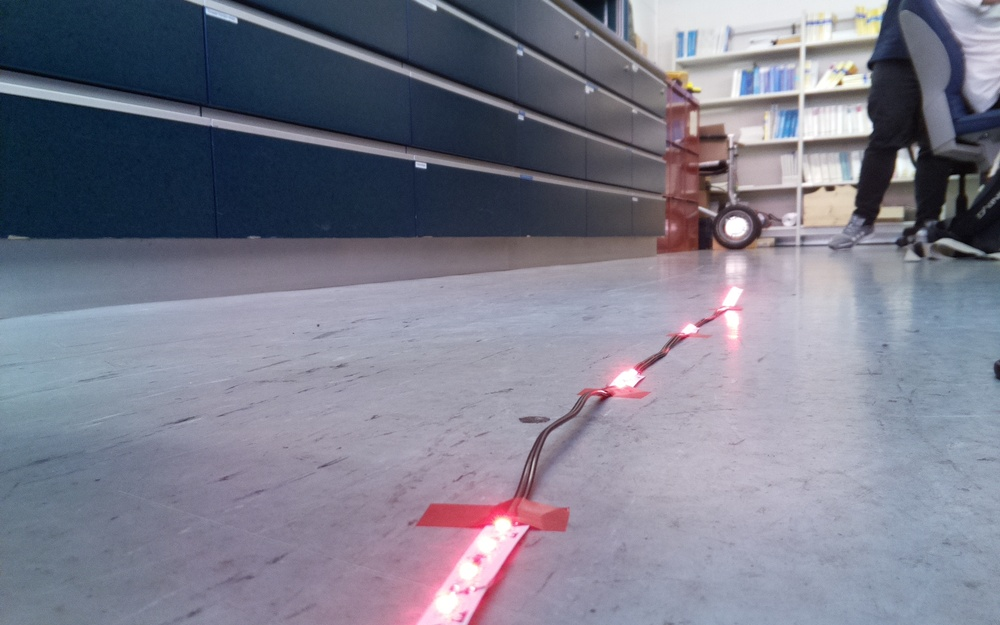
#> input picture Code/line.jpg, 1000 x 625 px, shrunk from 1680 x 1050 before the run
$ python 'sliding window.py'   (Python 2 division)
#> lines starting #> are read from the running program, lines starting #| are printed output that depends on the picture; long printed decimals are rounded
import numpy as np
import cv2

img = cv2.imread("line.jpg", cv2.IMREAD_COLOR)
#> img is the input picture: shape (625, 1000, 3); mean B, G, R 140.5, 124.8, 124.1
imgRGB = cv2.cvtColor(img,cv2.COLOR_BGR2RGB)

scale=3
y_len,x_len,_=img.shape
#> y_len = 625; x_len = 1000

mean_values=[]
for y in range(scale):
    for x in range(scale):
        cropped_image=img[(y*y_len)/scale:((y+1)*y_len)/scale,
                            (x*x_len)/scale:((x+1)*x_len)/scale]

        mean_val,std_dev=cv2.meanStdDev(cropped_image)
        mean_val=mean_val[:3]

        #(minVal, maxVal, minLoc, maxLoc) = cv2.minMaxLoc(cropped_image)
        #maxLoc=mean_val[:3]

        mean_values.append([mean_val])
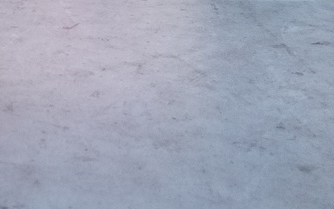
#> cropped_image: shape (209, 334, 3); mean B, G, R 182.9, 165.3, 159.5
#> after the loop, mean_values = [[[73.67, 51.85, 33.02]], [[91.18, 77.36, 72.17]], [[143.7, 137.5, 141.3]], [[146.1, 127.9, 119.1]], [[151.3, 136.9, 141.1]], [[163.7, 150.9, 153.8]], [[146.2, 127.8, 125.7]], [[165.4, 146.6, 170.4]], [[182.9, 165.3, 159.5]]]
mean_values=np.asarray(mean_values)
print mean_values.reshape(3,3,3)
#| [[[ 73.674  51.852  33.023]
#|   [ 91.181  77.356  72.170 ]
#|   [143.654 137.474 141.298]]
#|  [[146.148 127.915 119.059]
#|   [151.294 136.936 141.120]
#|   [163.706 150.947 153.764]]
#|  [[146.248 127.783 125.739]
#|   [165.442 146.649 170.405]
#|   [182.933 165.333 159.549]]]

$ run again, with Code/20170314_140802.jpg copied over Code/line.jpg
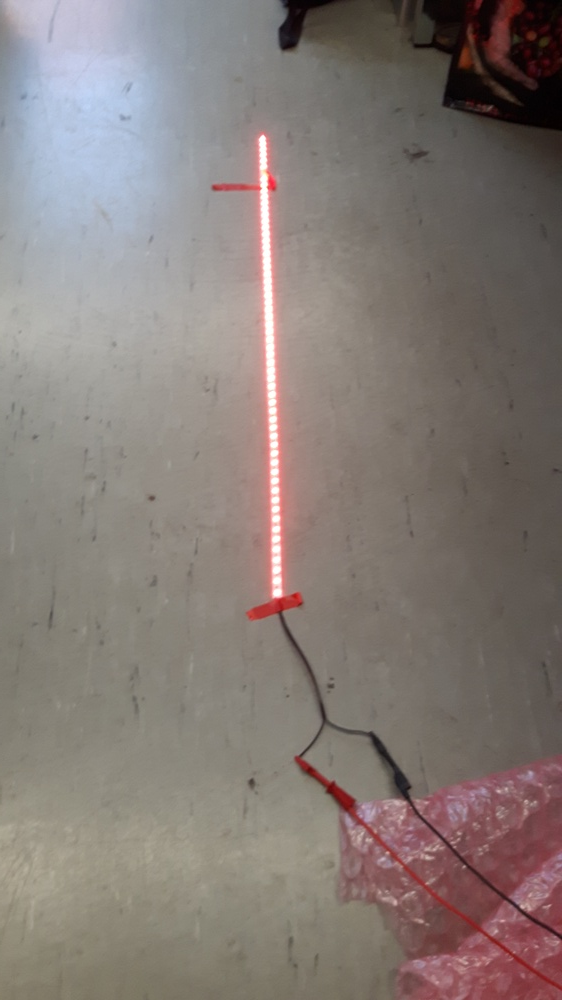
#> input picture Code/20170314_140802.jpg, 562 x 1000 px, shrunk from 2592 x 4608 before the run
#> img is the input picture: shape (1000, 562, 3); mean B, G, R 118.7, 123.4, 133.2
#> after the loop `for y in range(scale):`:
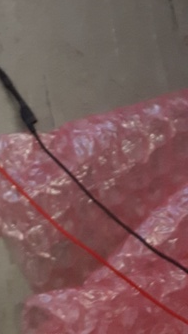
#> cropped_image: shape (334, 188, 3); mean B, G, R 90.4, 90.4, 125.2
#> after the loop `for y in range(scale):`: mean_values = [[[192.1, 178.6, 171.1]], [[130.2, 133.4, 142]], [[64.44, 69.01, 77.6]], [[133.6, 141.4, 144.9]], [[128.2, 135.6, 154.8]], [[90.72, 97.73, 105.9]], [[122.8, 137.2, 142.2]], [[116.3, 127.7, 135.8]], [[90.39, 90.44, 125.2]]]
#| [[[192.125 178.553 171.060]
#|   [130.170  133.428 142.011]
#|   [ 64.442  69.015  77.597]]
#|  [[133.608 141.399 144.853]
#|   [128.156  135.607 154.815]
#|   [ 90.722  97.732 105.920]]
#> (further printed lines are left out)

$ run again, with Code/Birdview.jpg copied over Code/line.jpg
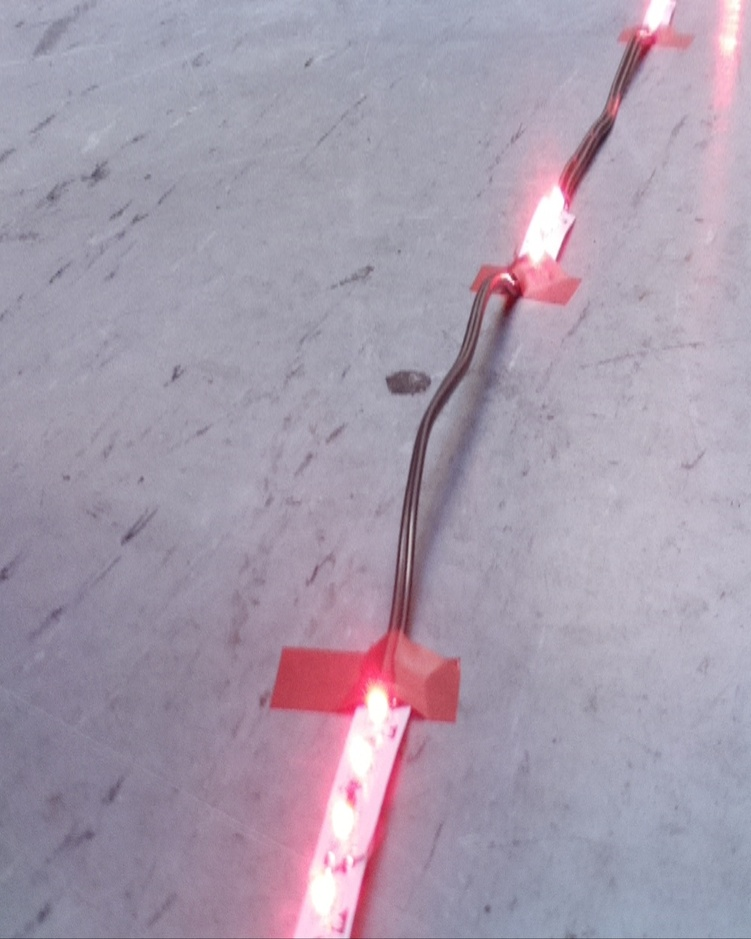
#> input picture Code/Birdview.jpg, 751 x 939 px, shrunk from 1000 x 1250 before the run
#> img is the input picture: shape (939, 751, 3); mean B, G, R 172.2, 155.1, 166.5
#> after the loop `for y in range(scale):`:
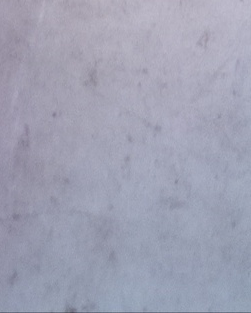
#> cropped_image: shape (313, 251, 3); mean B, G, R 179.8, 161.5, 160.1
#> after the loop `for y in range(scale):`: mean_values = [[[176.2, 160.2, 160.4]], [[176.8, 161.8, 163.2]], [[186.3, 170.1, 191.8]], [[166.3, 149.5, 155.4]], [[162.7, 146.8, 157]], [[189.1, 174.4, 181.1]], [[149.5, 129, 139.8]], [[163.1, 142, 189.8]], [[179.8, 161.5, 160.1]]]
#| [[[176.159 160.225 160.369]
#|   [176.825 161.842 163.250]
#|   [186.256 170.129 191.767]]
#|  [[166.335  149.480 155.434]
#|   [162.695 146.825 156.955]
#|   [189.070 174.432 181.080]]
#> (further printed lines are left out)

$ run again, with Code/image.jpg copied over Code/line.jpg
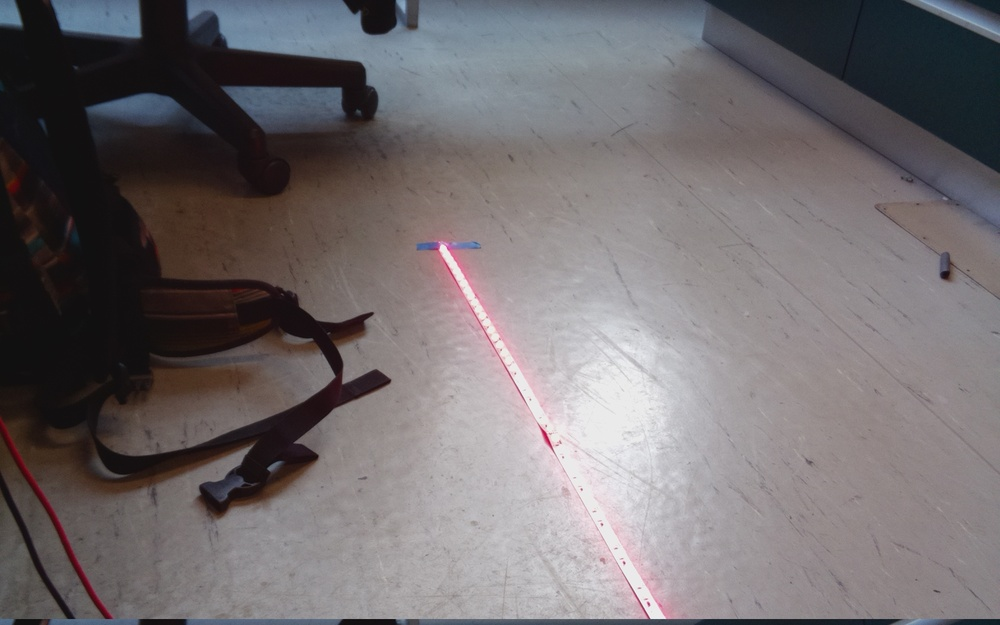
#> input picture Code/image.jpg, 1000 x 625 px, shrunk from 1680 x 1050 before the run
#> img is the input picture: shape (625, 1000, 3); mean B, G, R 110.9, 108.6, 114.1
#> after the loop `for y in range(scale):`:
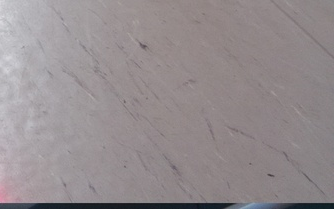
#> cropped_image: shape (209, 334, 3); mean B, G, R 143.1, 140.7, 148.4
#> after the loop `for y in range(scale):`: mean_values = [[[49, 43.62, 43.78]], [[123.3, 118.9, 117]], [[81.52, 75.76, 75.5]], [[34.98, 38.21, 48.91]], [[157, 155.3, 166.5]], [[141.5, 139.5, 146.2]], [[85.7, 86.11, 94.83]], [[181.7, 178.9, 184.9]], [[143.1, 140.7, 148.4]]]
#| [[[ 49.001  43.617   43.781]
#|   [123.322 118.906 116.965]
#|   [ 81.523  75.763    75.505]]
#|  [[ 34.984   38.209  48.910]
#|   [157.030  155.270 166.483]
#|   [141.535 139.546 146.168]]
#> (further printed lines are left out)
